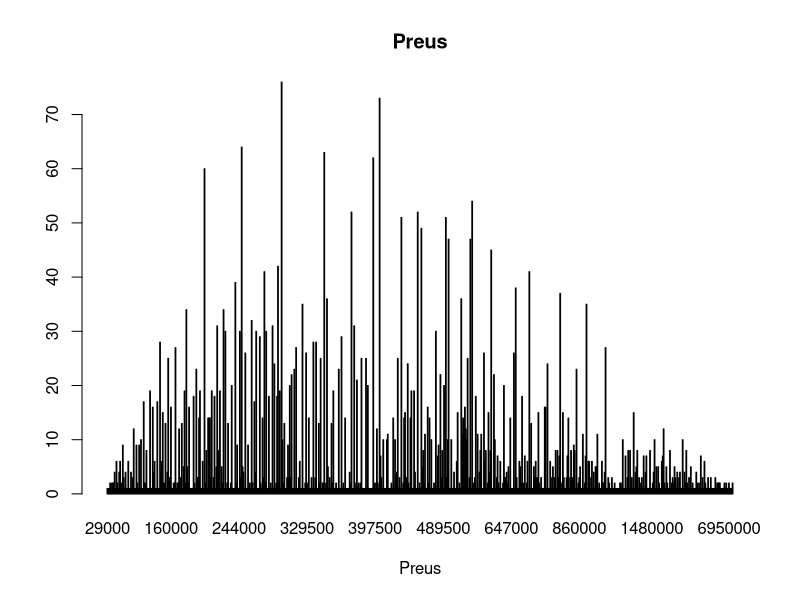

The R source for this figure:
## ---- chunk 1
knitr::opts_chunk$set(echo = TRUE)
## ---- chunk 2
PropertyPrices <- read.csv("belgian_property_prices.csv")

head(PropertyPrices)

structure = str(PropertyPrices)
summary = summary(PropertyPrices)

print(structure)
print(summary)

## ---- chunk 3
#primer de tot borrarem algunes variables que sembla que no influeixen a la predicció
info_eliminar <- c("available_as_of", "lat", "lng", "postal", "street", "housenumber","website", "external_reference", "possible_priority_purchase_right",
                   "reference_number_of_the_epc_report", "proceedings_for_breach_of_planning_regulations", "tenement_building", "planning_permission_obtained")
PropertyPrices <- PropertyPrices[, !(names(PropertyPrices) %in% info_eliminar)]

## ---- chunk 4
#seguidament arreglarem els valors nuls dels data set
print('NA')
colSums(is.na(PropertyPrices))
print('Blancs')
colSums(PropertyPrices=="")
## ---- chunk 5
#posem a 0 els valors nuls de les següents variables:
PropertyPrices$as_built_plan[is.na(PropertyPrices$as_built_plan)] <- 0
PropertyPrices$covered_parking_spaces[is.na(PropertyPrices$covered_parking_spaces)] <- 0
PropertyPrices$office[is.na(PropertyPrices$office)] <- 0
PropertyPrices$basement[is.na(PropertyPrices$basement)] <- 0
PropertyPrices$connection_to_sewer_network[is.na(PropertyPrices$connection_to_sewer_network)] <- 0
PropertyPrices$flood_zone_type[is.na(PropertyPrices$flood_zone_type)] <- 0
PropertyPrices$outdoor_parking_spaces[is.na(PropertyPrices$outdoor_parking_spaces)] <- 0
PropertyPrices$double_glazing[is.na(PropertyPrices$double_glazing)] <- 0
PropertyPrices$furnished[is.na(PropertyPrices$furnished)] <- 0
PropertyPrices$subdivision_permit[is.na(PropertyPrices$subdivision_permit)] <- 0
PropertyPrices$garden_surface[is.na(PropertyPrices$garden_surface)] <- 0
## ---- chunk 6
#posem a 1 les variables dining_room, gas_water__electricity, tv_cable i bedrooms, per la cosideració que casi totes les propietats conten amb aquetes caracteristiques
PropertyPrices$dining_room[is.na(PropertyPrices$dining_room)] <- 1
PropertyPrices$gas_water__electricity[is.na(PropertyPrices$gas_water__electricity)] <- 1
PropertyPrices$tv_cable[is.na(PropertyPrices$tv_cable)] <- 1
PropertyPrices$bedrooms[is.na(PropertyPrices$bedrooms)] <- 1
## ---- chunk 7
#Ara omplirem els NA que queden amb els valors de la mitja i mitjana depen de la variable
#MEAN
PropertyPrices$living_area <- ifelse(is.na(PropertyPrices$living_area),
                                       mean(PropertyPrices$living_area, na.rm = TRUE),
                                       PropertyPrices$living_area)

PropertyPrices$cadastral_income <- ifelse(is.na(PropertyPrices$cadastral_income),
                                       mean(PropertyPrices$cadastral_income, na.rm = TRUE),
                                       PropertyPrices$cadastral_income)

PropertyPrices$bedroom_1_surface <- ifelse(is.na(PropertyPrices$bedroom_1_surface),
                                       mean(PropertyPrices$bedroom_1_surface, na.rm = TRUE),
                                       PropertyPrices$bedroom_1_surface)

PropertyPrices$kitchen_surface <- ifelse(is.na(PropertyPrices$kitchen_surface),
                                       mean(PropertyPrices$kitchen_surface, na.rm = TRUE),
                                       PropertyPrices$kitchen_surface)

PropertyPrices$yearly_theoretical_total_energy_consumption <- ifelse(is.na(PropertyPrices$yearly_theoretical_total_energy_consumption),
                                       mean(PropertyPrices$yearly_theoretical_total_energy_consumption, na.rm = TRUE),
                                       PropertyPrices$yearly_theoretical_total_energy_consumption)

PropertyPrices$living_room_surface <- ifelse(is.na(PropertyPrices$living_room_surface),
                                       mean(PropertyPrices$living_room_surface, na.rm = TRUE),
                                       PropertyPrices$living_room_surface)

PropertyPrices$primary_energy_consumption <- ifelse(is.na(PropertyPrices$primary_energy_consumption),
                                       mean(PropertyPrices$primary_energy_consumption, na.rm = TRUE),
                                       PropertyPrices$primary_energy_consumption)

PropertyPrices$street_frontage_width <- ifelse(is.na(PropertyPrices$street_frontage_width),
                                       mean(PropertyPrices$street_frontage_width, na.rm = TRUE),
                                       PropertyPrices$street_frontage_width)

PropertyPrices$toilets <- ifelse(is.na(PropertyPrices$toilets),
                                       mean(PropertyPrices$toilets, na.rm = TRUE),
                                       PropertyPrices$toilets)

PropertyPrices$bathrooms <- ifelse(is.na(PropertyPrices$bathrooms),
                                       mean(PropertyPrices$bathrooms, na.rm = TRUE),
                                       PropertyPrices$bathrooms)

PropertyPrices$co2_emission <- ifelse(is.na(PropertyPrices$co2_emission),
                                       mean(PropertyPrices$co2_emission, na.rm = TRUE),
                                       PropertyPrices$co2_emission)

PropertyPrices$width_of_the_lot_on_the_street <- ifelse(is.na(PropertyPrices$width_of_the_lot_on_the_street),
                                       mean(PropertyPrices$width_of_the_lot_on_the_street, na.rm = TRUE),
                                       PropertyPrices$width_of_the_lot_on_the_street)

PropertyPrices$width_of_the_lot_on_the_street <- ifelse(is.na(PropertyPrices$width_of_the_lot_on_the_street),
                                       mean(PropertyPrices$width_of_the_lot_on_the_street, na.rm = TRUE),
                                       PropertyPrices$width_of_the_lot_on_the_street)

PropertyPrices$garden_surface <- ifelse(is.na(PropertyPrices$garden_surface),
                                       mean(PropertyPrices$garden_surface, na.rm = TRUE),
                                       PropertyPrices$garden_surface)

PropertyPrices$surface_of_the_plot <- ifelse(is.na(PropertyPrices$surface_of_the_plot),
                                       mean(PropertyPrices$surface_of_the_plot, na.rm = TRUE),
                                       PropertyPrices$surface_of_the_plot)


#en aquestes tres variables només omplirem el valor si la variable habitacions és més gran o igual que l'habitació que estem mirant
PropertyPrices$bedroom_1_surface <- ifelse(is.na(PropertyPrices$bedroom_1_surface) & PropertyPrices$bedrooms >= 1,
                                       mean(PropertyPrices$bedroom_1_surface, na.rm = TRUE),
                                       PropertyPrices$bedroom_1_surface)

PropertyPrices$bedroom_2_surface <- ifelse(is.na(PropertyPrices$bedroom_1_surface) & PropertyPrices$bedrooms >= 2,
                                       mean(PropertyPrices$bedroom_1_surface, na.rm = TRUE),
                                       PropertyPrices$bedroom_1_surface)

PropertyPrices$bedroom_3_surface <- ifelse(is.na(PropertyPrices$bedroom_1_surface) & PropertyPrices$bedrooms >= 3,
                                       mean(PropertyPrices$bedroom_1_surface, na.rm = TRUE),
                                       PropertyPrices$bedroom_1_surface)



#aquestes dos últimes variables he considerat que era millor omplirles amb la mitjana i na la mitja
PropertyPrices$construction_year <- ifelse(is.na(PropertyPrices$construction_year),
                                       median(PropertyPrices$construction_year, na.rm = TRUE),
                                       PropertyPrices$construction_year)

PropertyPrices$number_of_frontages <- ifelse(is.na(PropertyPrices$number_of_frontages),
                                       median(PropertyPrices$number_of_frontages, na.rm = TRUE),
                                       PropertyPrices$number_of_frontages)
#comprobació que ja no queden valors nuls
colSums(is.na(PropertyPrices))
## ---- chunk 8
#aqui podem veure els valors que pren la variable Price que va dels 30.000 fins als 2M aproximadament
barplot(table(PropertyPrices$price), main = "Preus", xlab = "Preus", col = "skyblue")
## ---- chunk 9
PropertyPricesAux <- PropertyPrices


#com la variable que volem predir té molts valors possibles el que faré és discretitzarla i reduïr els seus valors a 12 possibles
intervals <- c(50000, 100000, 200000, 300000, 400000, 500000, 600000, 700000, 800000, 900000, 1000000, 500000000)
intervals2 <- c(50000, 100000, 200000, 300000, 400000, 500000, 600000, 700000, 800000, 900000, 1000000)

PropertyPrices$price <- cut(PropertyPrices$price, breaks = intervals, labels = intervals2, include.lowest = TRUE)

PropertyPrices$price

